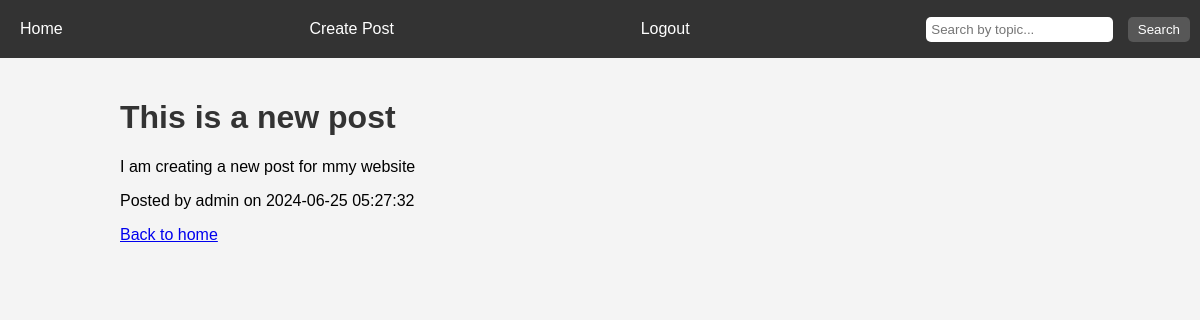
The app's page /post/1 (signed in) with its own data.
### blog/models.py (models this page shows, shortened)
class Post(db.Model):
    id = db.Column(db.Integer, primary_key=True)
    title = db.Column(db.String(150), nullable=False)
    body = db.Column(db.Text, nullable=False)
    image = db.Column(db.String(100))
    date_created = db.Column(db.DateTime(timezone=True), default=func.now())
    author_id = db.Column(db.Integer, db.ForeignKey('user.id'), nullable=False)

class User(db.Model, UserMixin):
    id = db.Column(db.Integer, primary_key=True)
    email = db.Column(db.String(150), unique=True, nullable=False)
    username = db.Column(db.String(150), unique=True, nullable=False)
    password = db.Column(db.String(150), nullable=False)
    date_created = db.Column(db.DateTime(timezone=True), default=func.now())
    posts = db.relationship('Post', backref='author', lazy=True)

### blog/views.py (the view)
@views.route("/post/<int:post_id>")
@login_required
def post(post_id):
    post = Post.query.get_or_404(post_id)
    return render_template("post.html", post=post)

### blog/__init__.py (called while the page is built)
def create_app():
    app = Flask(__name__)
    app.config['SECRET_KEY'] = "supersecretkey"
    app.config['SQLALCHEMY_DATABASE_URI'] = f'sqlite:///{DB_NAME}'
    db.init_app(app)
    migrate.init_app(app, db)
    from .views import views
    from .auth import auth
    app.register_blueprint(views, url_prefix="/")
    app.register_blueprint(auth, url_prefix="/")
    from .models import User, Post
    print(f"Database path: {path.abspath(DB_NAME)}")  # Add this line
    create_database(app)
    login_manager = LoginManager()
    login_manager.login_view = "auth.login"
    login_manager.init_app(app)
    @login_manager.user_loader
    def load_user(id):
        return User.query.get(int(id))
    return app

### blog/templates/post.html (shortened to what this page needs)
{% extends "base.html" %}
{% block content %}
<h1>{{ post.title }}</h1>
<p>{{ post.body }}</p>
<p>Posted by {{ post.author.username }} on {{ post.date_created }}</p>
<a href="{{ url_for('views.home') }}">Back to home</a>
{% endblock %}

### blog/templates/base.html (style rules this page uses)
body { font-family: Arial, sans-serif; margin: 0; padding: 0; background-color: #f4f4f4; }
h1, h2, h3 { color: #333; }

### records on screen
Post: title "This is a new post", body "I am creating a new post for mmy website", date_created "2024-06-25 05:27:32"
User: author.username "admin"
